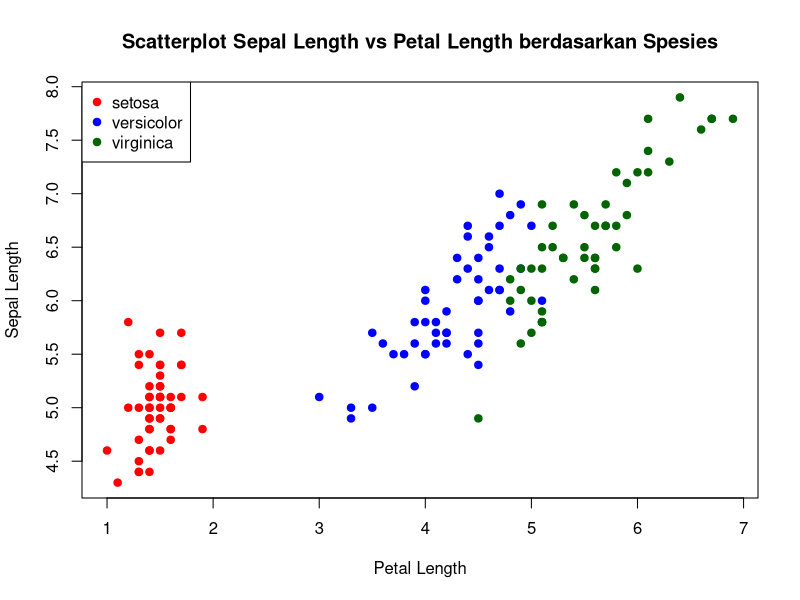
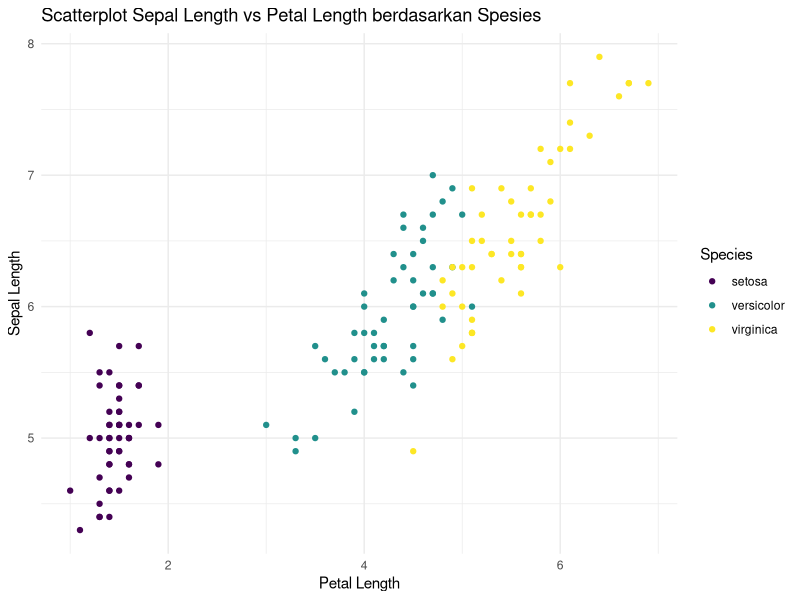
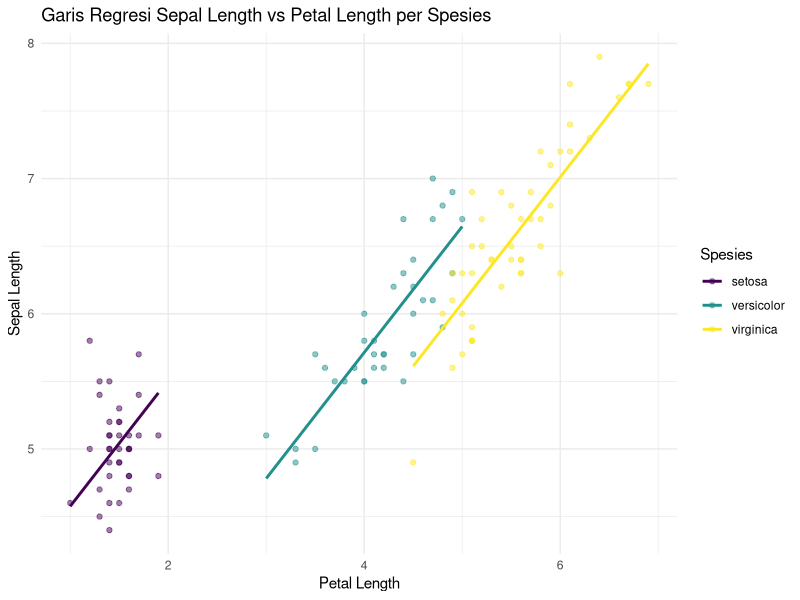
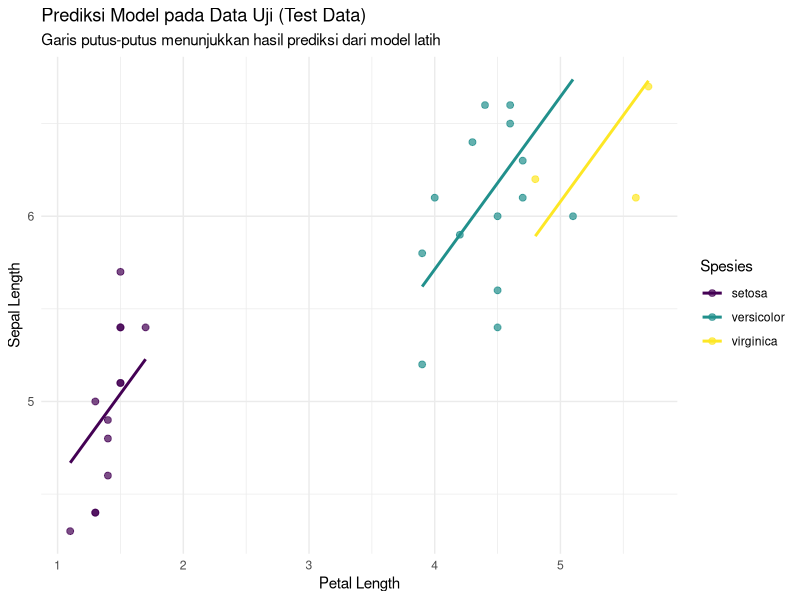

The R source for these figures, in order:
## ---- chunk 1
library(tidyverse)
library(psych)
data(iris)
df <- iris
## ---- chunk 2
str(df)

sum(is.na(df))
## ---- chunk 3
cols <- c("setosa" = "red", "versicolor" = "blue", "virginica" = "darkgreen")

plot(
  df$Petal.Length, df$Sepal.Length,
  col = cols[df$Species],
  pch = 19,
  xlab = "Petal Length",
  ylab = "Sepal Length",
  main = "Scatterplot Sepal Length vs Petal Length berdasarkan Spesies"
)

legend(
  "topleft",
  legend = levels(df$Species),
  col = cols,
  pch = 19
)
## ---- chunk 4
ggplot(df, aes(x = Petal.Length, y = Sepal.Length, color = Species)) +
  geom_point() +
  scale_color_viridis_d() +
  labs(title = "Scatterplot Sepal Length vs Petal Length berdasarkan Spesies",
       x = "Petal Length",
       y = "Sepal Length") +
  theme_minimal()
## ---- chunk 5
set.seed(2026) # Gunakan angka bebas sebagai seed

n_total <- nrow(df)
n_train <- round(0.80 * n_total)
index_train <- sample(1:n_total, n_train)

data_1 <- df[index_train, ]  # 80% data latih
data_test <- df[-index_train, ] # Sisa 20% data

write_csv(data_1, "Data_1.csv")
head(data_1, 10)
head(data_test, 10)
## ---- chunk 6
model_1 <- lm(Sepal.Length ~ Petal.Length + Species, data = data_1)
summary(model_1)
## ---- chunk 7
data_1$Predicted_Sepal_Length <- predict(model_1)

# Membuat visualisasi
ggplot(data_1, aes(x = Petal.Length, color = Species)) +
  geom_point(aes(y = Sepal.Length), alpha = 0.5) +
  geom_line(aes(y = Predicted_Sepal_Length), linewidth = 1) +
  scale_color_viridis_d() +
  labs(title = "Garis Regresi Sepal Length vs Petal Length per Spesies",
       x = "Petal Length",
       y = "Sepal Length",
       color = "Spesies") +
  theme_minimal()
## ---- chunk 8
data_test$Predicted_Sepal_Length <- predict(model_1, newdata = data_test)
data_test$Error <- data_test$Sepal.Length - data_test$Predicted_Sepal_Length

# RMSE
test_rmse <- sqrt(mean(data_test$Error^2))
test_rmse

# R-squared
SS_res_test <- sum(data_test$Error^2)
SS_tot_test <- sum((data_test$Sepal.Length - mean(data_test$Sepal.Length))^2)
test_r2 <- 1 - (SS_res_test / SS_tot_test)
test_r2

ggplot(data_test, aes(x = Petal.Length, color = Species)) +
  geom_point(aes(y = Sepal.Length), size = 2, alpha = 0.7) +
  geom_line(aes(y = Predicted_Sepal_Length), linewidth = 1) +
  scale_color_viridis_d() +
  labs(title = "Prediksi Model pada Data Uji (Test Data)",
       subtitle = "Garis putus-putus menunjukkan hasil prediksi dari model latih",
       x = "Petal Length",
       y = "Sepal Length",
       color = "Spesies") +
  theme_minimal()
